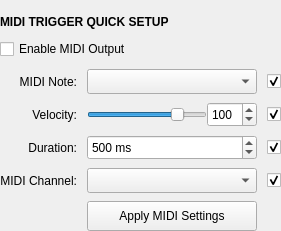
               <widget class="QWidget" name="midiTriggerSettings" native="true">
                <property name="minimumSize">
                 <size>
                  <width>0</width>
                  <height>0</height>
                 </size>
                </property>
                <layout class="QVBoxLayout" name="verticalLayout_MIDI">
                 <property name="spacing">
                  <number>10</number>
                 </property>
                 <property name="leftMargin">
                  <number>0</number>
                 </property>
                 <property name="topMargin">
                  <number>15</number>
                 </property>
                 <property name="rightMargin">
                  <number>0</number>
                 </property>
                 <property name="bottomMargin">
                  <number>0</number>
                 </property>
                 <item>
                  <widget class="QLabel" name="midiTriggerLabel">
                   <property name="styleSheet">
                    <string notr="true">font-weight: bold;</string>
                   </property>
                   <property name="text">
                    <string>MIDI TRIGGER QUICK SETUP</string>
                   </property>
                  </widget>
                 </item>
                 <item>
                  <widget class="QCheckBox" name="midiTriggerEnable">
                   <property name="toolTip">
                    <string>Enable/disable MIDI message for this trigger</string>
                   </property>
                   <property name="text">
                    <string>Enable MIDI Output</string>
                   </property>
                  </widget>
                 </item>
                 <item>
                  <layout class="QGridLayout" name="gridLayout_MIDI">
                   <property name="horizontalSpacing">
                    <number>10</number>
                   </property>
                   <property name="verticalSpacing">
                    <number>8</number>
                   </property>
                   <item row="0" column="0">
                    <widget class="QLabel" name="midiNoteLabel">
                     <property name="text">
                      <string>MIDI Note:</string>
                     </property>
                     <property name="alignment">
                      <set>Qt::AlignRight|Qt::AlignTrailing|Qt::AlignVCenter</set>
                     </property>
                    </widget>
                   </item>
                   <item row="0" column="1">
                    <widget class="QComboBox" name="midiNoteCombo">
                     <property name="minimumSize">
                      <size>
                       <width>120</width>
                       <height>25</height>
                      </size>
                     </property>
                     <property name="toolTip">
                      <string>Select MIDI note to play</string>
                     </property>
                    </widget>
                   </item>
                   <item row="0" column="2">
                    <widget class="QCheckBox" name="midiNoteCheck">
                     <property name="toolTip">
                      <string>Apply note changes</string>
                     </property>
                     <property name="text">
                      <string/>
                     </property>
                     <property name="checked">
                      <bool>true</bool>
                     </property>
                    </widget>
                   </item>
                   <item row="1" column="0">
                    <widget class="QLabel" name="midiVelocityLabel">
                     <property name="text">
                      <string>Velocity:</string>
                     </property>
                     <property name="alignment">
                      <set>Qt::AlignRight|Qt::AlignTrailing|Qt::AlignVCenter</set>
                     </property>
                    </widget>
                   </item>
                   <item row="1" column="1">
                    <layout class="QHBoxLayout" name="horizontalLayout_velocity">
                     <item>
                      <widget class="QSlider" name="midiVelocitySlider">
                       <property name="minimumSize">
                        <size>
                         <width>120</width>
                         <height>0</height>
                        </size>
                       </property>
                       <property name="toolTip">
                        <string>MIDI velocity (loudness): 0-127</string>
                       </property>
                       <property name="minimum">
                        <number>1</number>
                       </property>
                       <property name="maximum">
                        <number>127</number>
                       </property>
                       <property name="value">
                        <number>100</number>
                       </property>
                       <property name="orientation">
                        <enum>Qt::Horizontal</enum>
                       </property>
                      </widget>
                     </item>
                     <item>
                      <widget class="QSpinBox" name="midiVelocitySpin">
                       <property name="minimumSize">
                        <size>
                         <width>50</width>
                         <height>25</height>
                        </size>
                       </property>
                       <property name="maximumSize">
                        <size>
                         <width>50</width>
                         <height>16777215</height>
                        </size>
                       </property>
                       <property name="minimum">
                        <number>1</number>
                       </property>
                       <property name="maximum">
                        <number>127</number>
                       </property>
                       <property name="value">
                        <number>100</number>
                       </property>
                      </widget>
                     </item>
                    </layout>
                   </item>
                   <item row="1" column="2">
                    <widget class="QCheckBox" name="midiVelocityCheck">
                     <property name="toolTip">
                      <string>Apply velocity changes</string>
                     </property>
                     <property name="text">
                      <string/>
                     </property>
                     <property name="checked">
                      <bool>true</bool>
                     </property>
                    </widget>
                   </item>
                   <item row="2" column="0">
                    <widget class="QLabel" name="midiDurationLabel">
                     <property name="text">
                      <string>Duration:</string>
                     </property>
                     <property name="alignment">
                      <set>Qt::AlignRight|Qt::AlignTrailing|Qt::AlignVCenter</set>
                     </property>
                    </widget>
                   </item>
                   <item row="2" column="1">
                    <widget class="QSpinBox" name="midiDurationSpin">
                     <property name="minimumSize">
                      <size>
                       <width>120</width>
                       <height>25</height>
                      </size>
                     </property>
                     <property name="toolTip">
                      <string>Note duration in milliseconds</string>
                     </property>
                     <property name="suffix">
                      <string> ms</string>
                     </property>
                     <property name="minimum">
                      <number>10</number>
                     </property>
                     <property name="maximum">
                      <number>10000</number>
                     </property>
                     <property name="singleStep">
                      <number>50</number>
                     </property>
                     <property name="value">
                      <number>500</number>
                     </property>
                    </widget>
                   </item>
                   <item row="2" column="2">
                    <widget class="QCheckBox" name="midiDurationCheck">
                     <property name="toolTip">
                      <string>Apply duration changes</string>
                     </property>
                     <property name="text">
                      <string/>
                     </property>
                     <property name="checked">
                      <bool>true</bool>
                     </property>
                    </widget>
                   </item>
                   <item row="3" column="0">
                    <widget class="QLabel" name="midiChannelLabel">
                     <property name="text">
                      <string>MIDI Channel:</string>
                     </property>
                     <property name="alignment">
                      <set>Qt::AlignRight|Qt::AlignTrailing|Qt::AlignVCenter</set>
                     </property>
                    </widget>
                   </item>
                   <item row="3" column="1">
                    <widget class="QComboBox" name="midiChannelCombo">
                     <property name="minimumSize">
                      <size>
                       <width>120</width>
                       <height>25</height>
                      </size>
                     </property>
                     <property name="toolTip">
                      <string>MIDI channel (1-16) - use different channels for multiple instruments</string>
                     </property>
                    </widget>
                   </item>
                   <item row="3" column="2">
                    <widget class="QCheckBox" name="midiChannelCheck">
                     <property name="toolTip">
                      <string>Apply channel changes</string>
                     </property>
                     <property name="text">
                      <string/>
                     </property>
                     <property name="checked">
                      <bool>true</bool>
                     </property>
                    </widget>
                   </item>
                   <item row="4" column="1">
                    <widget class="QPushButton" name="midiApplyButton">
                     <property name="minimumSize">
                      <size>
                       <width>120</width>
                       <height>30</height>
                      </size>
                     </property>
                     <property name="toolTip">
                      <string>Apply MIDI settings to trigger (generates setMessage command)</string>
                     </property>
                     <property name="text">
                      <string>Apply MIDI Settings</string>
                     </property>
                    </widget>
                   </item>
                  </layout>
                 </item>
                </layout>
               </widget>
